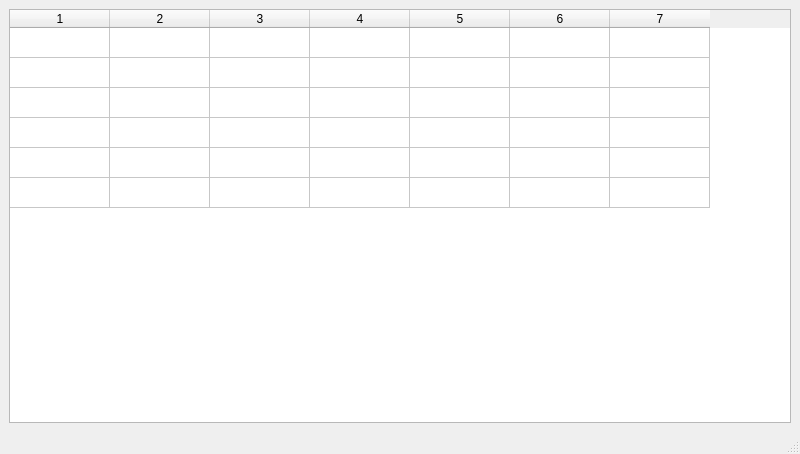
<?xml version="1.0" encoding="UTF-8"?>
<ui version="4.0">
 <class>MainWindow</class>
 <widget class="QMainWindow" name="MainWindow">
  <property name="geometry">
   <rect>
    <x>0</x>
    <y>0</y>
    <width>800</width>
    <height>454</height>
   </rect>
  </property>
  <property name="windowTitle">
   <string>MainWindow</string>
  </property>
  <widget class="QWidget" name="centralwidget">
   <property name="sizePolicy">
    <sizepolicy hsizetype="Preferred" vsizetype="Preferred">
     <horstretch>0</horstretch>
     <verstretch>0</verstretch>
    </sizepolicy>
   </property>
   <layout class="QVBoxLayout" name="verticalLayout_3">
    <item>
     <widget class="QTableWidget" name="calendarTable">
      <property name="enabled">
       <bool>true</bool>
      </property>
      <property name="mouseTracking">
       <bool>false</bool>
      </property>
      <property name="rowCount">
       <number>6</number>
      </property>
      <property name="columnCount">
       <number>7</number>
      </property>
      <attribute name="horizontalHeaderVisible">
       <bool>true</bool>
      </attribute>
      <attribute name="horizontalHeaderCascadingSectionResizes">
       <bool>false</bool>
      </attribute>
      <attribute name="verticalHeaderVisible">
       <bool>false</bool>
      </attribute>
      <row/>
      <row/>
      <row/>
      <row/>
      <row/>
      <row/>
      <column/>
      <column/>
      <column/>
      <column/>
      <column/>
      <column/>
      <column/>
     </widget>
    </item>
   </layout>
  </widget>
  <widget class="QMenuBar" name="menubar">
   <property name="geometry">
    <rect>
     <x>0</x>
     <y>0</y>
     <width>800</width>
     <height>37</height>
    </rect>
   </property>
  </widget>
  <widget class="QStatusBar" name="statusbar"/>
 </widget>
 <resources/>
 <connections/>
</ui>
